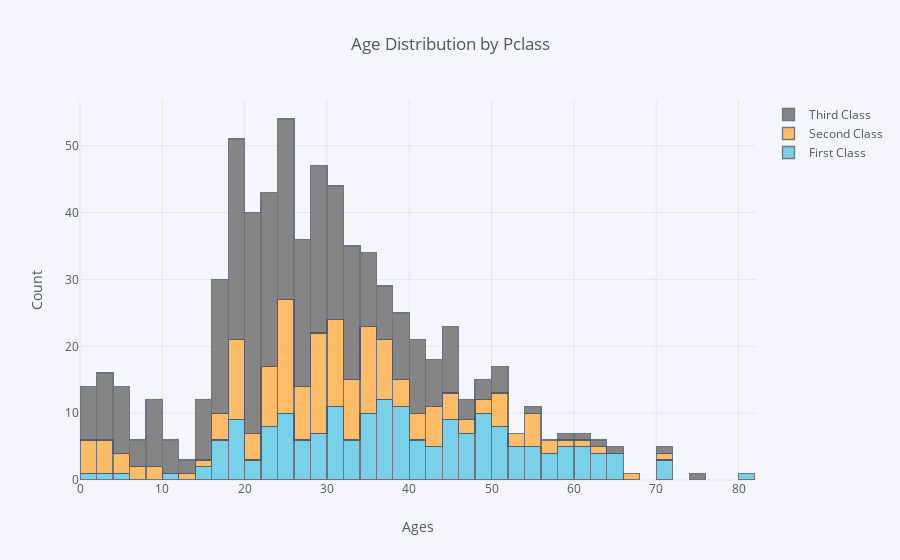

Write notebook code for a chart like this one.
### Code cell
train_df.pivot(columns='Pclass', values='Age').iplot(
        kind='hist',
        barmode='stack',
        yTitle='Count',
        xTitle='Ages',
        title='Age Distribution by Pclass',
        colors=['#5AC7E6', '#FFB045', '#6A6A6A'])

### Figure 1 — Plotly figure (JSON) as saved in the notebook; plotly's stock layout.template omitted (floating-point values rounded to 4 significant figures; data arrays with more than 128 entries replaced by an {"elided": "..."} marker saying what was removed)
{"data": [{"histfunc": "count", "histnorm": "", "marker": {"color": "rgba(90, 199, 230, 1.0)", "line": {"color": "#4D5663", "width": 1.3}}, "name": "First Class", "opacity": 0.8, "orientation": "v", "type": "histogram", "uid": "1ee650c4-5e06-4f4d-8f16-a55122b6096f", "x": {"elided": "891 float values"}}, {"histfunc": "count", "histnorm": "", "marker": {"color": "rgba(255, 176, 69, 1.0)", "line": {"color": "#4D5663", "width": 1.3}}, "name": "Second Class", "opacity": 0.8, "orientation": "v", "type": "histogram", "uid": "d4873ea1-48df-4752-a651-8a67b7bce453", "x": {"elided": "891 float values"}}, {"histfunc": "count", "histnorm": "", "marker": {"color": "rgba(106, 106, 106, 1.0)", "line": {"color": "#4D5663", "width": 1.3}}, "name": "Third Class", "opacity": 0.8, "orientation": "v", "type": "histogram", "uid": "b5a87cae-17e3-4e84-b962-cea5df112f79", "x": {"elided": "891 float values"}}], "layout": {"barmode": "stack", "legend": {"bgcolor": "#F5F6F9", "font": {"color": "#4D5663"}}, "paper_bgcolor": "#F5F6F9", "plot_bgcolor": "#F5F6F9", "title": {"font": {"color": "#4D5663"}, "text": "Age Distribution by Pclass"}, "xaxis": {"gridcolor": "#E1E5ED", "showgrid": true, "tickfont": {"color": "#4D5663"}, "title": {"font": {"color": "#4D5663"}, "text": "Ages"}, "zerolinecolor": "#E1E5ED"}, "yaxis": {"gridcolor": "#E1E5ED", "showgrid": true, "tickfont": {"color": "#4D5663"}, "title": {"font": {"color": "#4D5663"}, "text": "Count"}, "zerolinecolor": "#E1E5ED"}}}
